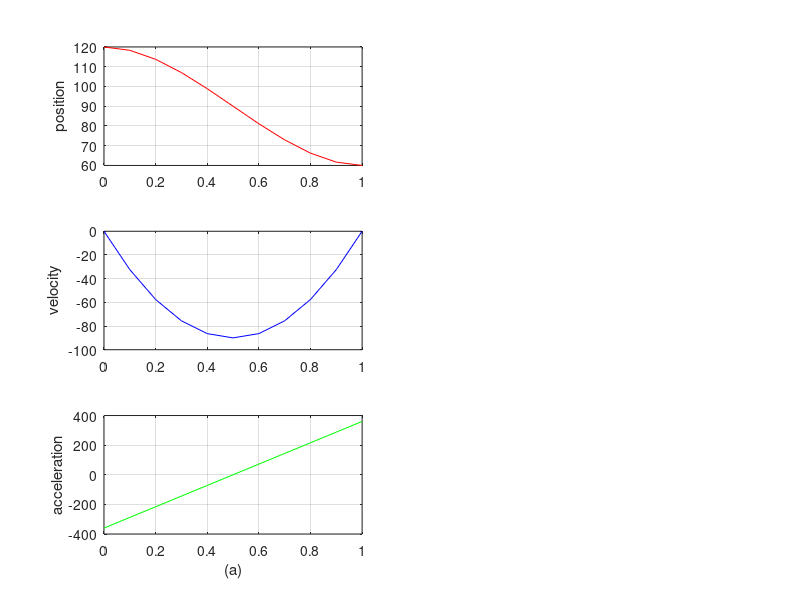

The MATLAB source for this figure:
clc
clear
t0=0;
t1=1;
t=t0:0.1:t1;
a0=120; % 方便起见以度为单位
a1=0;
a2=-180;
a3=120;

q=a0+a1*power((t-t0),1)+a2*power((t-t0),2)+a3*power((t-t0),3);
%速度
v=a1+2*a2*power((t-t0),1)+3*a3*power((t-t0),2);
%加速度
acc=2*a2+6*a3*power((t-t0),1);
%绘图
figure; % 使用figure命令新开一个窗口，避免subplot影响保存
subplot(3,2,1)
plot(t,q,'r');
ylabel('position')
grid on
subplot(3,2,3)
plot(t,v,'b');
ylabel('velocity')
grid on
subplot(3,2,5)
plot(t,acc,'g');
xlabel('(a)');
ylabel('acceleration')
grid on

% 保存图片
saveas(gcf, 'plot_1-1.png');